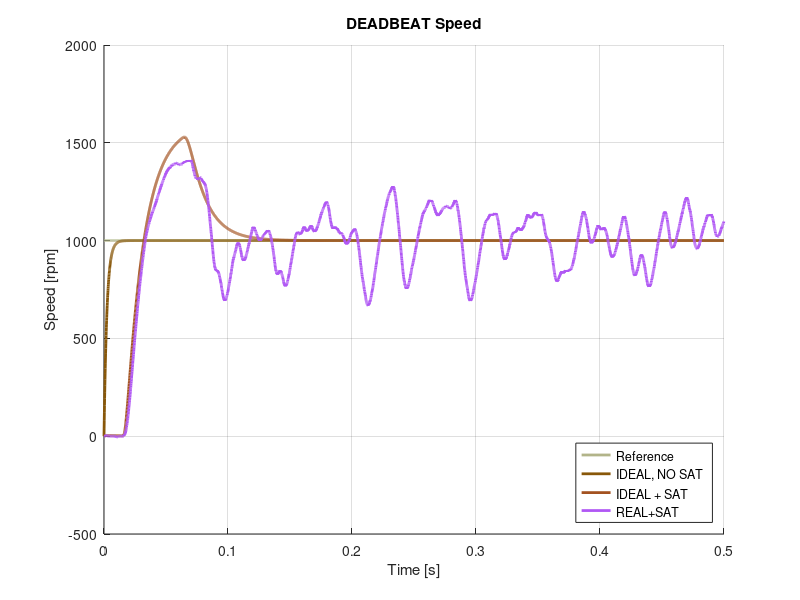

Source code (MATLAB):
clear
close all

%% PLOTTING PARAMETERS

plotnumber = 3; %number of signals in each plot
TSample = 1e-4;

% Number of samples to plot

% N = 10000;

N = 5000;


%% LOAD INTO WORKSPACE ACQUIRED DATA
% I select up to 'plotnumber' acquisitions from this folder (same reference signal)
cd(fileparts(mfilename('fullpath')));


% data1 = load('PI_CURRENT_SISATSIAW_6_5.mat').simout;
% data2 = load('PI_ESTIM_CURRENT_SISATSIAW_6_5_2.mat').simout;
% % data3 = load('PI_SPEED_SISATSIAW.mat').simoutModel;

% data1 = load('PI_ESTIM_CURRENT_SISATSIAW_6_5.mat').simout;

data1 = load('DEADBEAT_SPEED_NOSATNOAW_IDEAL.mat').simout;
data2 = load('DEADBEAT_SPEED_SISATNOAW_IDEAL.mat').simout;
data3 = load('DEADBEAT_SPEED_SISATNOAW_REAL.mat').simout;


for i=1:N
    data(i,1) = data1(i,1);                     % Reference (equal for all acquired data)
    for j=1:plotnumber
         datatemp = eval(['data' num2str(j)]);  % In order to obtain "dataj" with j = index
         data(i,j+1) = datatemp(i,2);           % All acquired data in one variable "data"
    end
end
time = (0:TSample:(length(data)-1)*TSample);    % Time on the X Axes
%% PLOT DATA
figure('Name','PLOT')
hold on
grid on
clrgraph = rand(3,plotnumber+1);
for i=1:plotnumber+1
    plot(time,data(:,i),'LineWidth', 2, 'Color', [clrgraph(:,i)])
end
hold off

title('DEADBEAT Speed') 
ylabel('Speed [rpm]')
% ylabel('Current [A]')
xlabel('Time [s]')
legend('Reference','IDEAL, NO SAT','IDEAL + SAT','REAL+SAT','Location','southeast')
